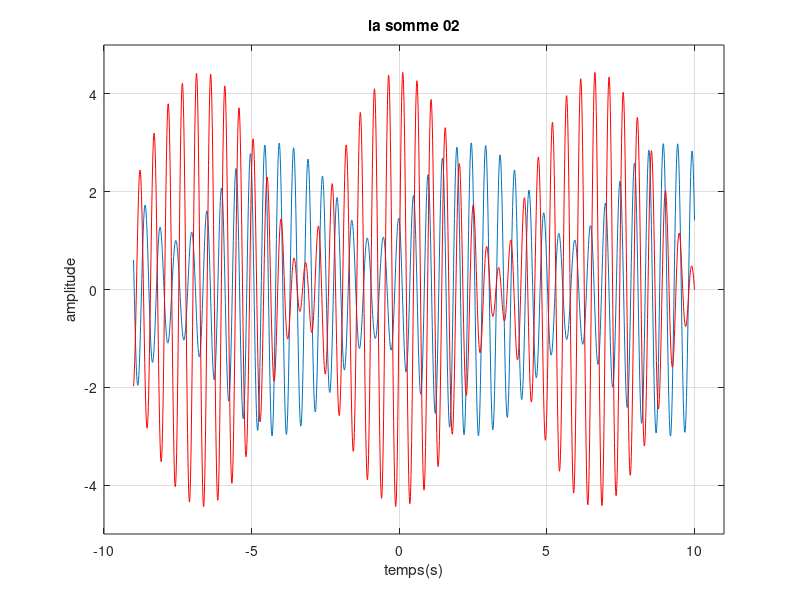

Recreate this plot in MATLAB.
clc
clear all;
close all;

% Signal somme avec f1 = 2Hz; et la phase phil=pi/4
f1 = 2.0;
phil = pi/4;
t = -9:0.01:10;
A2 = 1;
f2 = 2.15;
x = 2*cos(2*pi*f1*t+phil)+A2*sin(2*pi*f2*t);

plot(t,x)
axis([-10 11 -4 4]);
xlabel('temps(s)');
ylabel('amplitude');
title('la somme');
grid on 
hold on %Utilisant la fonction hold pour faire 2 graphique à la méme figure 

% signal somme avec amplitude A=22/9 ; et phi101= -pi/2

A3 = 22/9;  % amplitude A2 on la changer pour A3 = 22/9 
phil01 = -pi/2;
x1=2*cos(2*pi*f1*t+phil01)+A3*sin(2*pi*f2*t);

plot(t,x1,'r')
axis([-10 11 -5 5])
xlabel('temps(s)');
ylabel('amplitude');
title('la somme 02');
grid on
hold off
